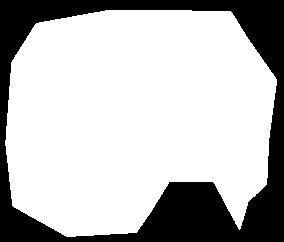
#> input picture 医院项目/2022.1-2022.6/二值化并筛选/背景黑色/8.jpg, 284 x 242 px
$ python zhanbi.py
#> lines starting #> are read from the running program, lines starting #| are printed output that depends on the picture; after the words box and inside, x2 and y2 are one past the last pixel; in counts of white or black regions, pixels touching at a corner belong together; long printed decimals are rounded
#> further down, src is the input picture: shape (242, 284, 3); min 0, max 255, mean 187.3
import cv2
import numpy as np

def edge_demo(image):
    blurred = cv2.GaussianBlur(image, (3, 3), 0)  # 高斯模糊降噪
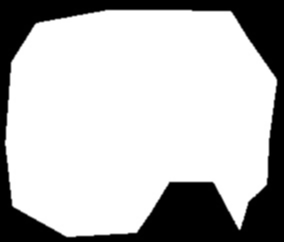
#> blurred: shape (242, 284, 3); min 0, max 255, mean 187.3
    gray = cv2.cvtColor(blurred, cv2.COLOR_BGR2GRAY)  # 灰度图
    edge_output = cv2.Canny(gray, 50, 150)  # 不求梯度也可以
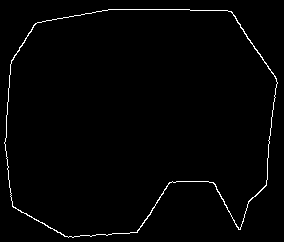
#> edge_output: shape (242, 284); 1.5% white in thin lines or dots
    return edge_output


def edge_area(image):
    contours, hierarchy = cv2.findContours(image, cv2.RETR_EXTERNAL, cv2.CHAIN_APPROX_SIMPLE)  # 轮廓发现
#> contours = 1 contour; box (x1, y1, x2, y2) and area: (4, 9, 278, 238) 50581
    dst = cv2.cvtColor(image, cv2.COLOR_GRAY2BGR)
#> dst: shape (242, 284, 3); 1.5% white in thin lines or dots
    cv2.drawContours(dst, contours, -1, (0, 0, 255), 3)  # 画出轮廓
    area = 0
    for c in range(len(contours)):
        area += cv2.contourArea(contours[c])  # 面积
#> this loop made 1 pass
#> area on pass 1: 50581
#> after the loop, area = 50581
    cv2.putText(dst, "area/sum:" + str(area / image.size)*100, (50, 50), cv2.FONT_HERSHEY_SIMPLEX, .7, (255, 0, 0), 2)  # 显示
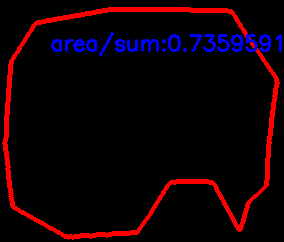
#> dst: shape (242, 284, 3); mean B, G, R 6.1, 0, 15.8
    print((area / image.size)*100)
#| 73.596
    cv2.imshow("t3", dst)
    cv2.waitKey(0)

src = cv2.imread("8.jpg")
edge_output = edge_demo(src)
edge_area(edge_output)
